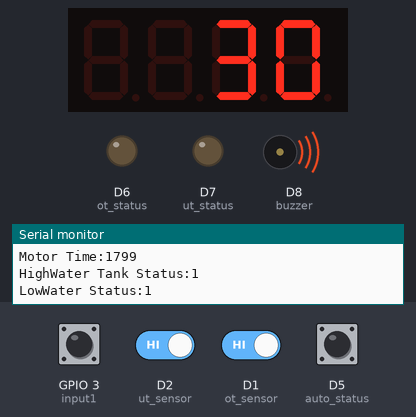
Recording of a sketch running on a simulated ESP8266 (NodeMCU). Parts: 4-digit seven-segment display, output pins drawn as LEDs (lit = HIGH), buzzer (waves = sounding, pin HIGH), the last lines printed to the serial monitor. The test bench sets the inputs (shaded band); at power-on: D1 (ot_sensor), D2 (ut_sensor), D5 (auto_status), GPIO 3 (input1) HIGH. EEPROM starts erased.

Above: at 5.7 s.
5.8 s: D2 (ut_sensor) driven LOW
At 7.1 s:
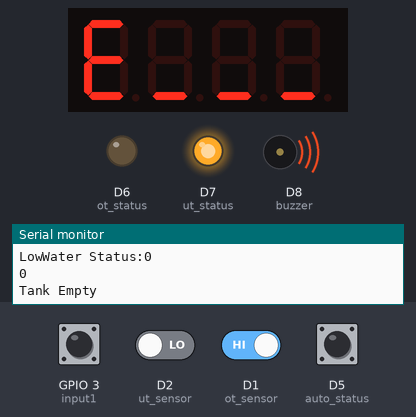
9.8 s: GPIO 3 (input1) pulled LOW for 1.2 s
At 11.4 s:
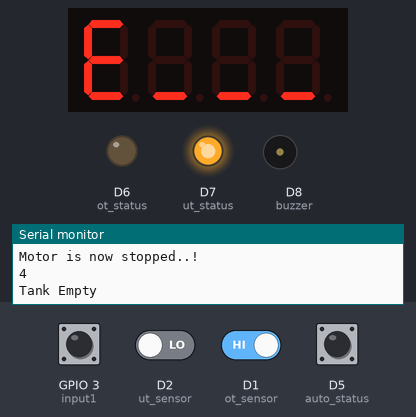
12.5 s: GPIO 3 (input1) pulled LOW for 3.2 s
At 13.9 s:
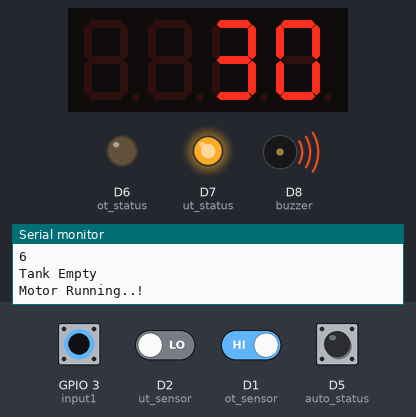
19.8 s: D1 (ot_sensor) driven LOW
At 21.4 s:
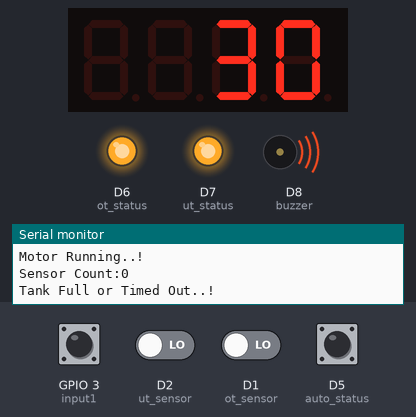
23.5 s: D2 (ut_sensor) driven HIGH
At 24.1 s:
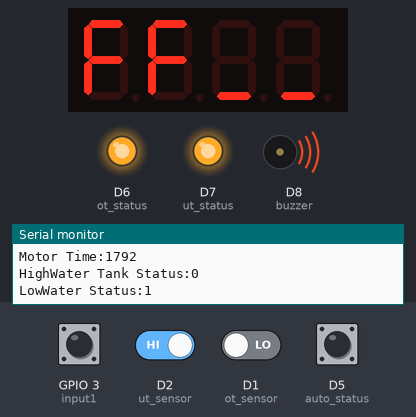
26.8 s: D2 (ut_sensor) driven LOW
At 28.2 s:
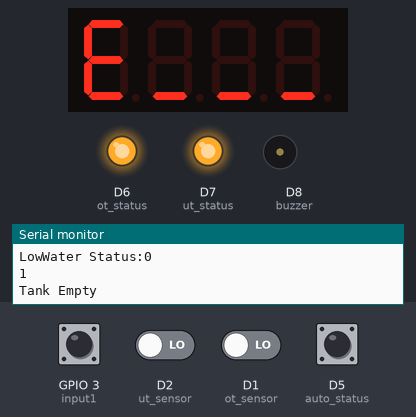
Timing chart, 0 to 29.4 s (numbered marks = the images above; inputs shaded):
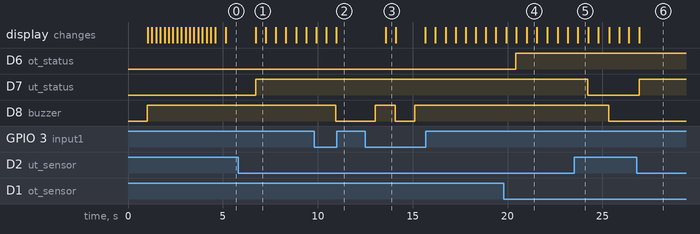

The sketch:

motor_control_v3_display.ino
```cpp
#include <EEPROM.h>
#include <Arduino.h>
#include <TM1637Display.h>

// Display Module connection pins (Digital Pins)
#define CLK D3
#define DIO D4

int addr1 = 0;
int addr2 = 1;
int value1 = 1;
int value2 = 2;
byte memval1;
byte memval2;

const int ot_sensor = D1;
const int ut_sensor = D2;
const int buzzer = D8;
const int ot_status = D6;
const int ut_status = D7;
const int auto_status = D5;
const int input1 = D9;
int ot_sensorstatus=1;
int ut_sensorstatus=1;
int error_sensorstatus=1;
int ot_sensorcount=0;
int ut_sensorcount=0;

int motor_status=0;
int motor_status_manual=0;
int motor_time=0;
int empty_start=0;
int value_count=0;
int motor_duration=30;
int motor_stoptime=0;
int tank_size, len;
int count=0;
int sound=0;

const uint8_t seg_empty[] = {
  SEG_A | SEG_D | SEG_E | SEG_F | SEG_G,
  SEG_D,
  SEG_D,
  SEG_D
  };

const uint8_t seg_full[] = {
  SEG_A | SEG_G | SEG_F | SEG_E,
  SEG_A | SEG_G | SEG_F | SEG_E,
  SEG_D,
  SEG_D
  };

/*
const uint8_t SEG_DONE[] = {
  SEG_B | SEG_C | SEG_D | SEG_E | SEG_G,           // d
  SEG_A | SEG_B | SEG_C | SEG_D | SEG_E | SEG_F,   // O
  SEG_C | SEG_E | SEG_G,                           // n
  SEG_A | SEG_D | SEG_E | SEG_F | SEG_G            // E
  };
*/


TM1637Display display(CLK, DIO);
  uint8_t data[] = { 0xff, 0xff, 0xff, 0xff };
  uint8_t blank[] = { 0x00, 0x00, 0x00, 0x00 };
  uint8_t data_full[] = { 0x15, 0x15, 0x00, 0x00 };
  uint8_t data_empty[] = { 0x14, 0x00, 0x00, 0x00 };

void setup() {
  Serial.begin(115200); // Starts the serial communication
  EEPROM.begin(512);
  pinMode(input1, INPUT_PULLUP);
  pinMode(buzzer, OUTPUT);
  pinMode(ot_status, OUTPUT);
  pinMode(ut_status, OUTPUT);
  pinMode(ot_sensor, INPUT_PULLUP);
  pinMode(ut_sensor, INPUT_PULLUP);
  pinMode(auto_status, INPUT_PULLUP);
  digitalWrite(buzzer, LOW);

  delay(1000);
  memval1=EEPROM.read(addr1);
  motor_duration=memval1;

  display.setBrightness(0x0f);
  display.setSegments(blank);

  int temp_count=100;
  if(digitalRead(input1)==0){
    while(temp_count>=1){
      if(digitalRead(input1)==0){
        if(motor_duration<=90){
          motor_duration=motor_duration+5;
          temp_count=temp_count+1;
        }else{
          motor_duration=0;
        }
      }
      temp_count=temp_count-1;
      delay(200);
      Serial.print("Temp Count:");
      Serial.println(temp_count);
      Serial.print("Motor Duration:");
      Serial.println(motor_duration);

      EEPROM.write(addr1, motor_duration);
      if (EEPROM.commit()) {
      Serial.println("EEPROM successfully committed");
      display.showNumberDec(5, false, 1, 0);
      display.showNumberDec(motor_duration,false);
      } else {
      Serial.println("ERROR! EEPROM commit failed");
      }
    }
  }

  if(motor_duration<1 || motor_duration>90){
    motor_duration=30;
  }

  //Set motor time duration*5
  motor_time=motor_duration*5;
  empty_start=0;

  if(digitalRead(auto_status)==0){
    motor_status=1;
    digitalWrite(buzzer,HIGH);
  }else{
    digitalWrite(buzzer,LOW);
  }

  digitalWrite(buzzer,HIGH);
  motor_time=motor_duration*60;


  const uint8_t seg_duration[] = {
  SEG_A | SEG_B | SEG_E | SEG_F | SEG_G,
  SEG_D,
  SEG_D,
  SEG_D
  };

  for(int i=0;i<8;i++){
    display.showNumberDec(motor_duration,false);
    delay(200);
    display.clear();
    delay(200);
  }
  display.showNumberDec(0,false);

}

void loop() {
  Serial.println("=========================================");
  Serial.print("Motor Status:");
  Serial.println(motor_status);
  Serial.print("Motor Duration:");
  Serial.println(motor_duration);
  ot_sensorstatus=digitalRead(ot_sensor);
  ut_sensorstatus=digitalRead(ut_sensor);
  Serial.print("Motor Time:");
  Serial.println(motor_time);
  Serial.print("HighWater Tank Status:");
  Serial.println(ot_sensorstatus);
  Serial.print("LowWater Status:");
  Serial.println(ut_sensorstatus);

  if(digitalRead(input1)==0){
    Serial.println("Button Clicked...!");
    if(motor_status_manual==0){
      digitalWrite(buzzer,HIGH);
      motor_status_manual=1;
      motor_status=1;
      motor_time=motor_duration*60;
      value_count=15;
    }else{
      if(motor_status_manual==1){
        digitalWrite(buzzer,LOW);
        Serial.println("Motor is now stopped..!");
        motor_status_manual=0;
        motor_status=0;
        value_count=0;
      }
    }
  }

  if(ot_sensorstatus==0){
    digitalWrite(ot_status,HIGH);
    display.setSegments(seg_full);
  }else{
    digitalWrite(ot_status,LOW);
  }

  if(ut_sensorstatus==0){
    Serial.println(ut_sensorcount);
    Serial.println("Tank Empty");
    display.setSegments(seg_empty);
    digitalWrite(ut_status,HIGH);
    if(ut_sensorcount>=20){
      if(digitalRead(buzzer)!=1){
         Serial.println("Water tank is still empty, turning on the Motor");
         motor_time=(motor_duration)*60;
         digitalWrite(buzzer, HIGH);
         motor_status=1;
      }
      ut_sensorcount=0;
    }
   ut_sensorcount=ut_sensorcount+1;
   delay(500);
  }else{
    ut_sensorcount=0;
    delay(500);
    display.showNumberDec(0,false);
    digitalWrite(ut_status,LOW);
  }


  if(digitalRead(buzzer)==1){
   motor_time=motor_time-1;
   Serial.println("Motor Running..!");
   display.showNumberDec(1, false, 1, 0);
   display.showNumberDec((motor_time/60)+1,false);
   if(motor_time<=0 || ot_sensorstatus==0 || error_sensorstatus==0){
    Serial.print("Sensor Count:");
    Serial.println(ot_sensorcount);
    Serial.println("Tank Full or Timed Out..!");
    ot_sensorcount=ot_sensorcount+1;
      if(ot_sensorcount>=5){
        digitalWrite(buzzer, LOW);
        motor_status=0;
        ot_sensorcount=0;
        display.showNumberDec(0,false);
        motor_time=(motor_duration)*5;
      }else{
      //ot_sensorcount=0;
      }
   }else{
    ot_sensorcount=0;
   }
  }
  delay(500);
  count=count+1;


 }
```

Measured:
- after the input at 5.8 s, D7 (ut_status): LOW → HIGH after 0.93 s; the display: changes after 0.93 s (image 1)
- after the input at 9.8 s, D8 (buzzer): HIGH → LOW after 1.2 s
- after the input at 12.5 s, D8 (buzzer): LOW → HIGH after 0.52 s, → LOW 1.1 s later, → HIGH 1.0 s later; the display: changes after 1.1 s (image 3)
- after the input at 19.8 s, D6 (ot_status): LOW → HIGH after 0.62 s
- after the input at 23.5 s, D7 (ut_status): HIGH → LOW after 0.71 s; the display: changes after 0.19 s (image 5)
- after the input at 26.8 s, D7 (ut_status): LOW → HIGH after 0.15 s; the display: changes after 0.15 s (image 6)
- what the display in image 1 shows lasts 0.6 s, from 6.7 s to 7.3 s
